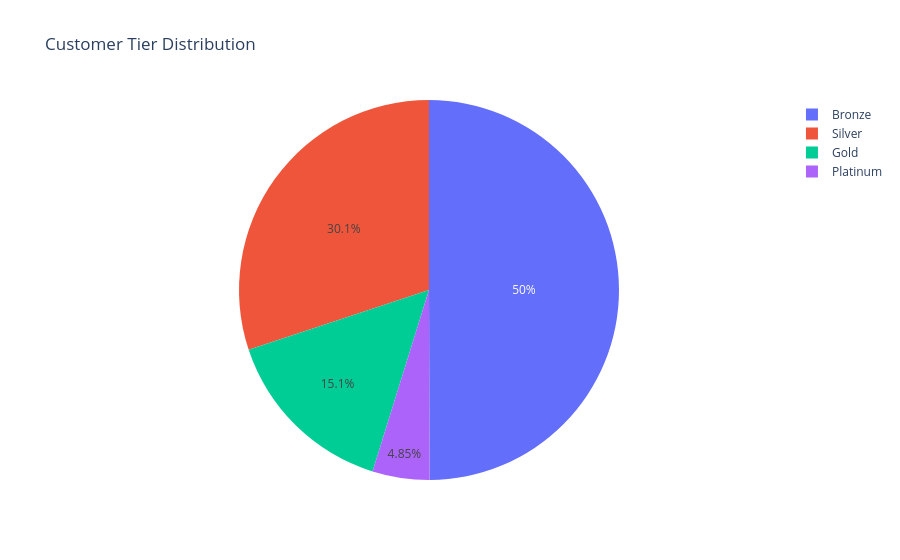
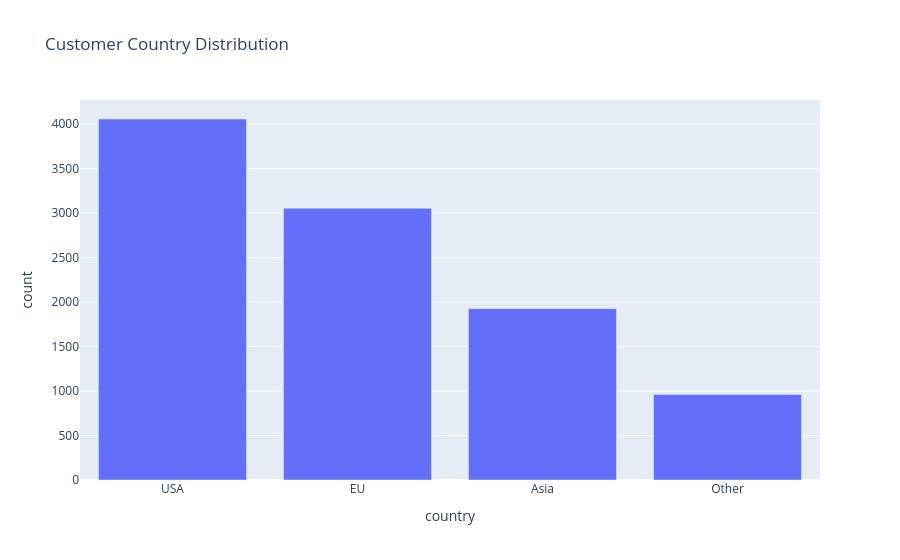
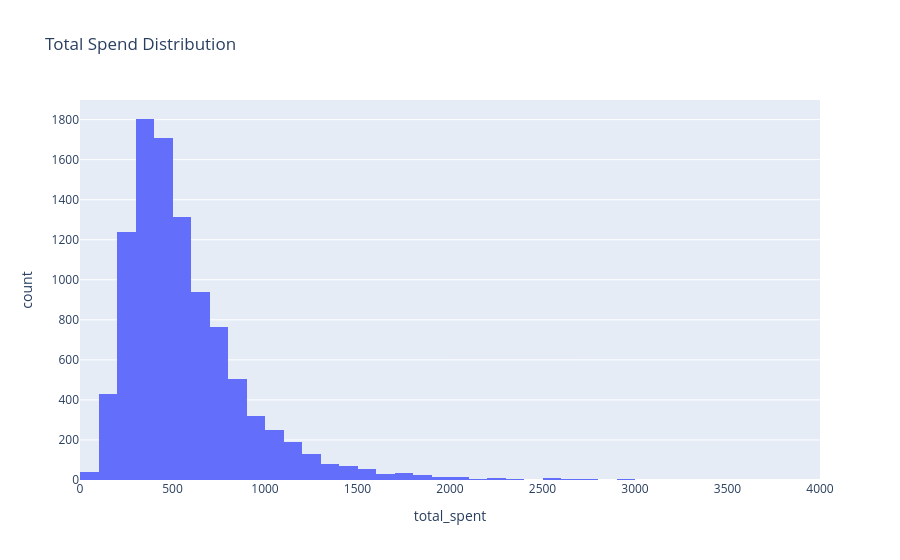
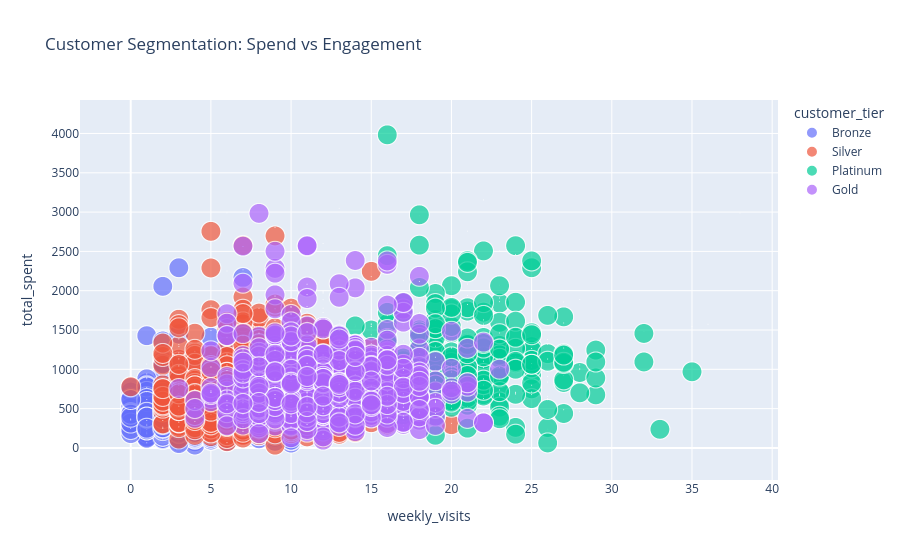

Here is the notebook cell these charts were saved with, in order:
### Code cell
# Step 6: Final FAANG-Level EDA & Segmentation (Clean + Future-Proof)

# -----------------------------
# Step 0: Imports
# -----------------------------
import pandas as pd
import numpy as np
import plotly.express as px
import matplotlib.pyplot as plt
import seaborn as sns
import os

sns.set(style="whitegrid")
plt.rcParams["figure.figsize"] = (10,6)

# -----------------------------
# Step 1: Load datasets safely
# -----------------------------
data_folder = "../data/"

files = [
    "customer_profiles_10k.csv",
    "purchase_history_10k.csv",
    "engagement_behavior_10k.csv",
    "marketing_promotions_10k.csv"
]

for f in files:
    path = os.path.join(data_folder, f)
    if not os.path.exists(path):
        raise FileNotFoundError(f"Missing file: {f}")

customer_profiles = pd.read_csv(os.path.join(data_folder,"customer_profiles_10k.csv"))
purchase_history = pd.read_csv(os.path.join(data_folder,"purchase_history_10k.csv"))
engagement_behavior = pd.read_csv(os.path.join(data_folder,"engagement_behavior_10k.csv"))
marketing_promotions = pd.read_csv(os.path.join(data_folder,"marketing_promotions_10k.csv"))

print("✅ Data loaded successfully")

# -----------------------------
# Step 2: Data type corrections
# -----------------------------
customer_profiles["signup_date"] = pd.to_datetime(customer_profiles["signup_date"])

# -----------------------------
# Step 3: Feature Aggregation
# -----------------------------
# Total spend
total_spent = (
    purchase_history
    .groupby("customer_id", as_index=False)["order_amount"]
    .sum()
    .rename(columns={"order_amount": "total_spent"})
)

# Promotions responded
num_promotions = (
    marketing_promotions
    .groupby("customer_id", as_index=False)["responded"]
    .sum()
    .rename(columns={"responded": "num_promotions_responded"})
)

# -----------------------------
# Step 4: Merge datasets
# -----------------------------
df = (
    customer_profiles
    .merge(total_spent, on="customer_id", how="left")
    .merge(engagement_behavior, on="customer_id", how="left")
    .merge(num_promotions, on="customer_id", how="left")
)

# -----------------------------
# Step 5: Handle missing values (NO WARNINGS)
# -----------------------------
df["total_spent"] = df["total_spent"].fillna(0)
df["num_promotions_responded"] = df["num_promotions_responded"].fillna(0)

# Realistic imputation
df["session_time_minutes"] = df["session_time_minutes"].fillna(df["session_time_minutes"].median())
df["page_views"] = df["page_views"].fillna(df["page_views"].median())

# -----------------------------
# Step 6: Outlier Detection
# -----------------------------
spend_threshold = df["total_spent"].quantile(0.99)
visit_threshold = df["weekly_visits"].quantile(0.99)

df["high_spender"] = df["total_spent"] >= spend_threshold
df["high_engagement"] = df["weekly_visits"] >= visit_threshold

# -----------------------------
# Step 7: Interactive Visualizations
# -----------------------------

# Tier Distribution
fig = px.pie(df, names="customer_tier", title="Customer Tier Distribution")
fig.show()

# Country Distribution
country_df = df["country"].value_counts().reset_index()
country_df.columns = ["country", "count"]

fig = px.bar(country_df, x="country", y="count",
             title="Customer Country Distribution")
fig.show()

# Spend Distribution
fig = px.histogram(df, x="total_spent", nbins=50,
                   title="Total Spend Distribution")
fig.show()

# Engagement vs Spend
fig = px.scatter(
    df,
    x="weekly_visits",
    y="total_spent",
    color="customer_tier",
    size="num_promotions_responded",
    hover_data=["customer_id", "name", "country"],
    title="Customer Segmentation: Spend vs Engagement"
)
fig.show()

# Outlier Visualization
fig = px.scatter(
    df,
    x="weekly_visits",
    y="total_spent",
    color="high_spender",
    symbol="high_engagement",
    hover_data=["customer_id", "customer_tier"],
    title="Outlier Detection (Top 1%)"
)
fig.show()

# Faceted view (very powerful for analysis)
fig = px.scatter(
    df,
    x="weekly_visits",
    y="total_spent",
    color="customer_tier",
    facet_col="country",
    size="num_promotions_responded",
    title="Segmentation by Country & Tier"
)
fig.show()

# -----------------------------
# Step 8: Summary Analytics
# -----------------------------
summary = df.groupby("customer_tier").agg({
    "total_spent": ["mean","median","max","min"],
    "weekly_visits": ["mean","median","max"],
    "num_promotions_responded": ["mean","sum"]
})

print("\n📊 Advanced Summary by Tier:")
print(summary)

# -----------------------------
# Step 9: Static Outlier Plot
# -----------------------------
plt.figure()
sns.scatterplot(
    data=df,
    x="weekly_visits",
    y="total_spent",
    hue="customer_tier",
    style="high_spender"
)
plt.title("Outlier Detection (Static View)")
plt.show()

# -----------------------------
# Step 10: Save Final Dataset
# -----------------------------
output_path = os.path.join(data_folder, "full_dataset_10k.csv")
df.to_csv(output_path, index=False)

print(f"\n✅ Final dataset saved: {output_path}")

# -----------------------------
# Step 11: Data Quality Check
# -----------------------------
print("\n🔍 Missing Values:")
print(df.isna().sum())

print("\n🔍 Data Types:")
print(df.dtypes)

print("\n Step 6 Completed Successfully ")

### Figure 1 — Plotly figure (JSON) as saved in the notebook; plotly's stock layout.template omitted (floating-point values rounded to 4 significant figures; data arrays with more than 128 entries replaced by an {"elided": "..."} marker saying what was removed)
{"data": [{"domain": {"x": [0, 1], "y": [0, 1]}, "hovertemplate": "customer_tier=%{label}<extra></extra>", "labels": {"elided": "10000 str values"}, "legendgroup": "", "name": "", "showlegend": true, "type": "pie"}], "layout": {"legend": {"tracegroupgap": 0}, "title": {"text": "Customer Tier Distribution"}}}

### Figure 2 — Plotly figure (JSON) as saved in the notebook; plotly's stock layout.template omitted (floating-point values rounded to 4 significant figures)
{"data": [{"hovertemplate": "country=%{x}<br>count=%{y}<extra></extra>", "legendgroup": "", "marker": {"color": "#636efa", "pattern": {"shape": ""}}, "name": "", "orientation": "v", "showlegend": false, "textposition": "auto", "type": "bar", "x": ["USA", "EU", "Asia", "Other"], "xaxis": "x", "y": [4058, 3055, 1926, 961], "yaxis": "y"}], "layout": {"barmode": "relative", "legend": {"tracegroupgap": 0}, "title": {"text": "Customer Country Distribution"}, "xaxis": {"anchor": "y", "domain": [0, 1], "title": {"text": "country"}}, "yaxis": {"anchor": "x", "domain": [0, 1], "title": {"text": "count"}}}}

### Figure 3 — Plotly figure (JSON) as saved in the notebook; plotly's stock layout.template omitted (floating-point values rounded to 4 significant figures; data arrays with more than 128 entries replaced by an {"elided": "..."} marker saying what was removed)
{"data": [{"bingroup": "x", "hovertemplate": "total_spent=%{x}<br>count=%{y}<extra></extra>", "legendgroup": "", "marker": {"color": "#636efa", "pattern": {"shape": ""}}, "name": "", "nbinsx": 50, "orientation": "v", "showlegend": false, "type": "histogram", "x": {"elided": "10000 float values"}, "xaxis": "x", "yaxis": "y"}], "layout": {"barmode": "relative", "legend": {"tracegroupgap": 0}, "title": {"text": "Total Spend Distribution"}, "xaxis": {"anchor": "y", "domain": [0, 1], "title": {"text": "total_spent"}}, "yaxis": {"anchor": "x", "domain": [0, 1], "title": {"text": "count"}}}}

### Figure 4 — Plotly figure (JSON) as saved in the notebook; plotly's stock layout.template omitted (floating-point values rounded to 4 significant figures; data arrays with more than 128 entries replaced by an {"elided": "..."} marker saying what was removed)
{"data": [{"customdata": {"elided": "4995x3 mixed values"}, "hovertemplate": "customer_tier=Bronze<br>weekly_visits=%{x}<br>total_spent=%{y}<br>num_promotions_responded=%{marker.size}<br>customer_id=%{customdata[0]}<br>name=%{customdata[1]}<br>country=%{customdata[2]}<extra></extra>", "legendgroup": "Bronze", "marker": {"color": "#636efa", "size": {"elided": "4995 int values"}, "sizemode": "area", "sizeref": 0.0025, "symbol": "circle"}, "mode": "markers", "name": "Bronze", "showlegend": true, "type": "scattergl", "x": {"elided": "4995 int values"}, "xaxis": "x", "y": {"elided": "4995 float values"}, "yaxis": "y"}, {"customdata": {"elided": "3010x3 mixed values"}, "hovertemplate": "customer_tier=Silver<br>weekly_visits=%{x}<br>total_spent=%{y}<br>num_promotions_responded=%{marker.size}<br>customer_id=%{customdata[0]}<br>name=%{customdata[1]}<br>country=%{customdata[2]}<extra></extra>", "legendgroup": "Silver", "marker": {"color": "#EF553B", "size": {"elided": "3010 int values"}, "sizemode": "area", "sizeref": 0.0025, "symbol": "circle"}, "mode": "markers", "name": "Silver", "showlegend": true, "type": "scattergl", "x": {"elided": "3010 int values"}, "xaxis": "x", "y": {"elided": "3010 float values"}, "yaxis": "y"}, {"customdata": {"elided": "485x3 mixed values"}, "hovertemplate": "customer_tier=Platinum<br>weekly_visits=%{x}<br>total_spent=%{y}<br>num_promotions_responded=%{marker.size}<br>customer_id=%{customdata[0]}<br>name=%{customdata[1]}<br>country=%{customdata[2]}<extra></extra>", "legendgroup": "Platinum", "marker": {"color": "#00cc96", "size": {"elided": "485 int values"}, "sizemode": "area", "sizeref": 0.0025, "symbol": "circle"}, "mode": "markers", "name": "Platinum", "showlegend": true, "type": "scattergl", "x": {"elided": "485 int values"}, "xaxis": "x", "y": {"elided": "485 float values"}, "yaxis": "y"}, {"customdata": {"elided": "1510x3 mixed values"}, "hovertemplate": "customer_tier=Gold<br>weekly_visits=%{x}<br>total_spent=%{y}<br>num_promotions_responded=%{marker.size}<br>customer_id=%{customdata[0]}<br>name=%{customdata[1]}<br>country=%{customdata[2]}<extra></extra>", "legendgroup": "Gold", "marker": {"color": "#ab63fa", "size": {"elided": "1510 int values"}, "sizemode": "area", "sizeref": 0.0025, "symbol": "circle"}, "mode": "markers", "name": "Gold", "showlegend": true, "type": "scattergl", "x": {"elided": "1510 int values"}, "xaxis": "x", "y": {"elided": "1510 float values"}, "yaxis": "y"}], "layout": {"legend": {"itemsizing": "constant", "title": {"text": "customer_tier"}, "tracegroupgap": 0}, "title": {"text": "Customer Segmentation: Spend vs Engagement"}, "xaxis": {"anchor": "y", "domain": [0, 1], "title": {"text": "weekly_visits"}}, "yaxis": {"anchor": "x", "domain": [0, 1], "title": {"text": "total_spent"}}}}
